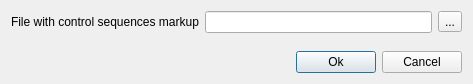
<?xml version="1.0" encoding="UTF-8"?>
<ui version="4.0">
 <class>ExpertDiscoveryControlMrkDialog</class>
 <widget class="QDialog" name="ExpertDiscoveryControlMrkDialog">
  <property name="windowModality">
   <enum>Qt::ApplicationModal</enum>
  </property>
  <property name="geometry">
   <rect>
    <x>0</x>
    <y>0</y>
    <width>473</width>
    <height>84</height>
   </rect>
  </property>
  <property name="sizePolicy">
   <sizepolicy hsizetype="Maximum" vsizetype="Minimum">
    <horstretch>0</horstretch>
    <verstretch>0</verstretch>
   </sizepolicy>
  </property>
  <property name="windowTitle">
   <string>Load Control sequences markup</string>
  </property>
  <property name="windowIcon">
   <iconset>
    <normaloff>:/repeat_finder/repeats_image</normaloff>:/repeat_finder/repeats_image</iconset>
  </property>
  <property name="modal">
   <bool>true</bool>
  </property>
  <layout class="QVBoxLayout" name="verticalLayout">
   <item>
    <layout class="QGridLayout" name="gridLayout">
     <item row="0" column="0">
      <widget class="QLabel" name="label_2">
       <property name="text">
        <string>File with control sequences markup</string>
       </property>
      </widget>
     </item>
     <item row="0" column="2">
      <widget class="QLineEdit" name="firstFileEdit"/>
     </item>
     <item row="0" column="3">
      <widget class="QToolButton" name="openFirstButton">
       <property name="text">
        <string>...</string>
       </property>
      </widget>
     </item>
    </layout>
   </item>
   <item>
    <spacer name="verticalSpacer">
     <property name="orientation">
      <enum>Qt::Vertical</enum>
     </property>
     <property name="sizeHint" stdset="0">
      <size>
       <width>20</width>
       <height>5</height>
      </size>
     </property>
    </spacer>
   </item>
   <item>
    <layout class="QHBoxLayout" name="horizontalLayout">
     <item>
      <spacer name="horizontalSpacer_1">
       <property name="orientation">
        <enum>Qt::Horizontal</enum>
       </property>
       <property name="sizeHint" stdset="0">
        <size>
         <width>40</width>
         <height>20</height>
        </size>
       </property>
      </spacer>
     </item>
     <item>
      <widget class="QPushButton" name="startButton">
       <property name="text">
        <string>Ok</string>
       </property>
       <property name="default">
        <bool>true</bool>
       </property>
      </widget>
     </item>
     <item>
      <widget class="QPushButton" name="cancelButton">
       <property name="text">
        <string>Cancel</string>
       </property>
      </widget>
     </item>
    </layout>
   </item>
  </layout>
 </widget>
 <tabstops>
  <tabstop>firstFileEdit</tabstop>
  <tabstop>openFirstButton</tabstop>
  <tabstop>startButton</tabstop>
  <tabstop>cancelButton</tabstop>
 </tabstops>
 <resources/>
 <connections>
  <connection>
   <sender>startButton</sender>
   <signal>clicked()</signal>
   <receiver>ExpertDiscoveryControlMrkDialog</receiver>
   <slot>accept()</slot>
   <hints>
    <hint type="sourcelabel">
     <x>416</x>
     <y>518</y>
    </hint>
    <hint type="destinationlabel">
     <x>273</x>
     <y>270</y>
    </hint>
   </hints>
  </connection>
  <connection>
   <sender>cancelButton</sender>
   <signal>clicked()</signal>
   <receiver>ExpertDiscoveryControlMrkDialog</receiver>
   <slot>reject()</slot>
   <hints>
    <hint type="sourcelabel">
     <x>499</x>
     <y>518</y>
    </hint>
    <hint type="destinationlabel">
     <x>273</x>
     <y>270</y>
    </hint>
   </hints>
  </connection>
 </connections>
</ui>
